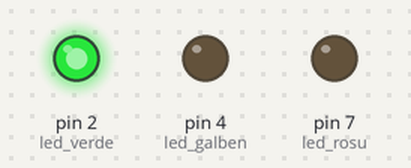
Simulated run of this sketch. Board: Arduino Uno, built with avr-gcc and run on an emulated ATmega328P. On the bench: output pins drawn as LEDs (lit = HIGH).

Above: at 0.1 s.
At 120.1 s:
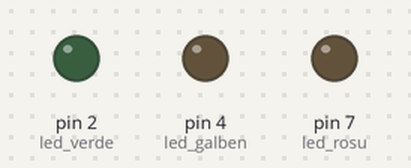
At 122.1 s:
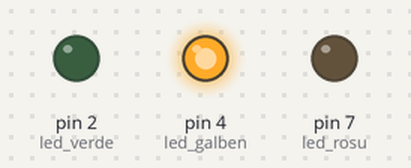
At 125.1 s:
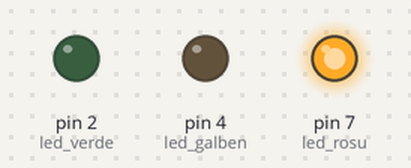
Timing chart, 0 to 126.6 s (numbered marks = the images above):
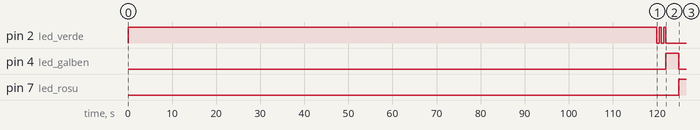

Measured:
- by itself, pin 2 (led_verde): repeats every 1.0 s: LOW 0.50 s, HIGH 0.50 s, until it stays LOW from 122.0 s
- by itself, pin 4 (led_galben): LOW → HIGH at 122 s, → LOW 3.0 s later
- by itself, pin 7 (led_rosu): LOW → HIGH at 125 s

The sketch:

Semafor.ino
```cpp
int led_rosu = 7;
int led_galben = 4;
int led_verde = 2;

void setup() {
  pinMode(led_rosu, OUTPUT);
  pinMode(led_galben, OUTPUT);
  pinMode(led_verde, OUTPUT);

}

void loop() {
  // put your main code here, to run repeatedly:
  digitalWrite(led_verde, HIGH);
  delay(120000);
  digitalWrite(led_verde, LOW);
  delay(500);
  digitalWrite(led_verde, HIGH);
  delay(500);
  digitalWrite(led_verde, LOW);
  delay(500);
  digitalWrite(led_verde, HIGH);
  delay(500);
  digitalWrite(led_verde, LOW);
  digitalWrite(led_galben, HIGH);
  delay(3000);
  digitalWrite(led_galben, LOW);
  digitalWrite(led_rosu, HIGH);
  delay(78000);
  digitalWrite(led_rosu, LOW);

}
```
